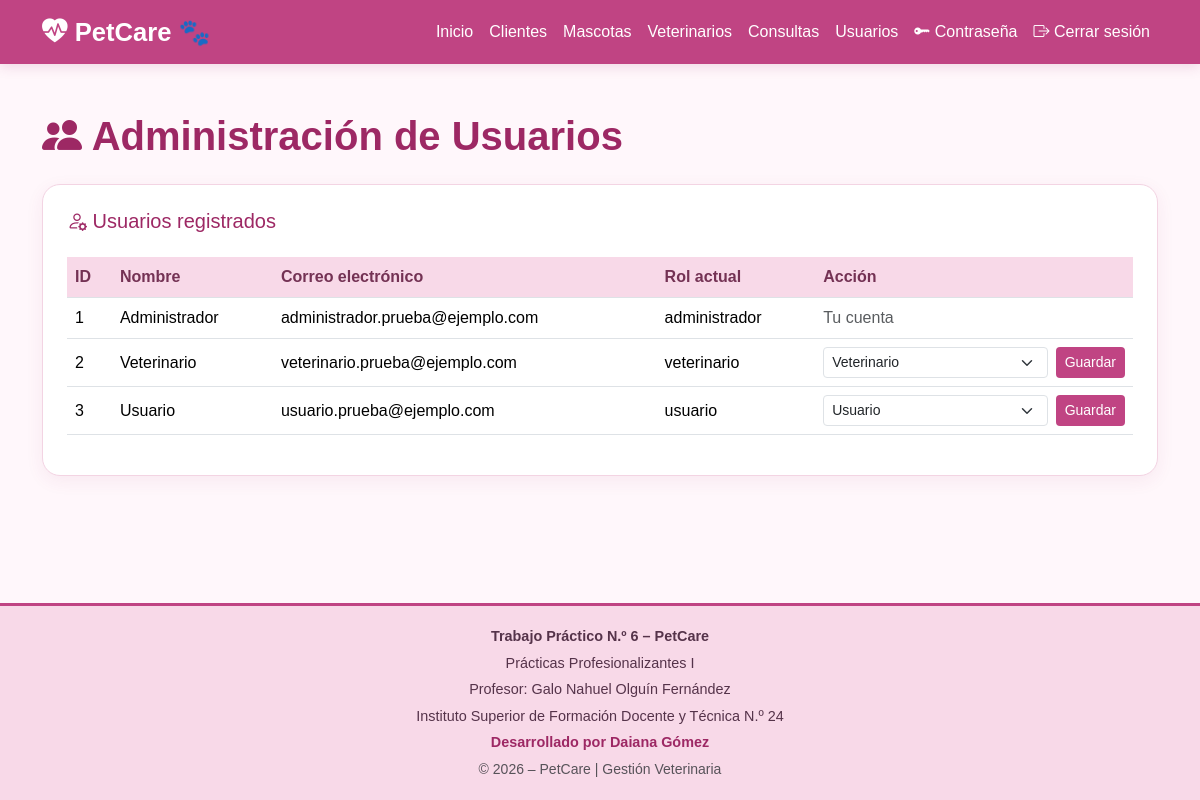
Page /usuarios/index.php (signed in) on the committed database.
### tables this page shows
CREATE TABLE `usuarios` (
  `id_usuario` int NOT NULL AUTO_INCREMENT,
  `nombre` varchar(100) NOT NULL,
  `apellido` varchar(100) NOT NULL,
  `email` varchar(150) NOT NULL,
  `contrasena` varchar(255) NOT NULL,
  `rol` enum('administrador','usuario','veterinario') NOT NULL DEFAULT 'usuario',
  `activo` tinyint(1) NOT NULL DEFAULT '1',
  `fecha_registro` timestamp NULL DEFAULT CURRENT_TIMESTAMP,
  PRIMARY KEY (`id_usuario`),
  UNIQUE KEY `email` (`email`)
);

### usuarios/index.php (the view, shortened to what this page needs)
<?php
$conexion = conectarBD();
function escapar($valor): string {
    return htmlspecialchars((string)$valor, ENT_QUOTES, 'UTF-8');
}
$rolesPermitidos = ['administrador', 'veterinario', 'usuario'];
try {
    $usuarios = $conexion->query(
        "SELECT id_usuario, nombre, email, rol
         FROM usuarios
         ORDER BY id_usuario ASC"
    )->fetchAll(PDO::FETCH_ASSOC);
} catch (PDOException $e) {
    error_log($e->getMessage());
    $usuarios = [];
    $error = 'No se pudo obtener la lista de usuarios.';
}
require __DIR__ . '/../includes/header.php';
?>
<main class="container py-5">
    <h1 class="titulo fw-bold mb-4">
        <i class="bi bi-people-fill"></i>
        Administración de Usuarios
    </h1>
    <div class="card">
        <div class="card-body p-4">
            <h2 class="h5 titulo mb-4">
                <i class="bi bi-person-gear"></i>
                Usuarios registrados
            </h2>
            <div class="table-responsive">
                <table class="table table-hover align-middle">
                    <thead>
                        <tr>
                            <th>ID</th>
                            <th>Nombre</th>
                            <th>Correo electrónico</th>
                            <th>Rol actual</th>
                            <th>Acción</th>
                        </tr>
                    </thead>
                    <tbody>
                    <?php foreach ($usuarios as $usuario): ?>
                        <tr>
                            <td>
                                <?= (int)$usuario['id_usuario'] ?>
                            </td>
                            <td>
                                <?= escapar($usuario['nombre']) ?>
                            </td>
                            <td>
                                <?= escapar($usuario['email']) ?>
                            </td>
                            <td>
                                <?= escapar($usuario['rol']) ?>
                            </td>
                            <td>
                                <?php if (
                                    (int)$usuario['id_usuario'] !==
                                    (int)$_SESSION['id_usuario']
                                ): ?>
                                <form method="POST"
                                      action="index.php"
                                      class="d-flex gap-2">
                                    <select name="rol"
                                            class="form-select form-select-sm">
                                        <?php foreach ($rolesPermitidos as $rol): ?>
                                            <option
                                                value="<?= escapar($rol) ?>"
                                                <?= $usuario['rol'] === $rol
                                                    ? 'selected' : '' ?>>
                                                <?= ucfirst($rol) ?>
                                            </option>
                                        <?php endforeach; ?>
                                    </select>
                                    <button type="submit"
                                            class="btn btn-petcare btn-sm">
                                        Guardar
                                    </button>
                                </form>
                                <?php else: ?>
                                    <span class="text-muted">
                                        Tu cuenta
                                    </span>
                                <?php endif; ?>
                            </td>
                        </tr>
                    <?php endforeach; ?>
                    </tbody>
                </table>
            </div>
        </div>
    </div>
</main>
<?php require __DIR__ . '/../includes/footer.php'; ?>

### css/styles.css (style rules this page uses)
:root { --pink-primary: #c04483; --pink-dark: #9d2864; --pink-pastel: #f8d9e8; --pink-light: #fce7f1; --pink-background: #fff7fb; --text-primary: #55334a; }
body { background: var(--pink-background); color: var(--text-primary); font-family: Arial, sans-serif; min-height: 100vh; display: flex; flex-direction: column; }
main { flex: 1; }
.titulo { color: var(--pink-dark); }
.card { border: 1px solid #f3d4e3; border-radius: 18px; box-shadow: 0 5px 18px rgba(157, 40, 100, .07); }
.btn-petcare { background: var(--pink-primary); color: white; }
.table thead th { background: var(--pink-pastel); color: #743254; }

### rows in the picture
usuarios: id_usuario "1", nombre "Administrador", email "administrador.prueba@ejemplo.com", rol "administrador", shows "Tu cuenta"
usuarios: id_usuario "2", nombre "Veterinario", email "veterinario.prueba@ejemplo.com", rol "veterinario", rol "Veterinario"
usuarios: id_usuario "3", nombre "Usuario", email "usuario.prueba@ejemplo.com", rol "usuario", rol "Usuario"
